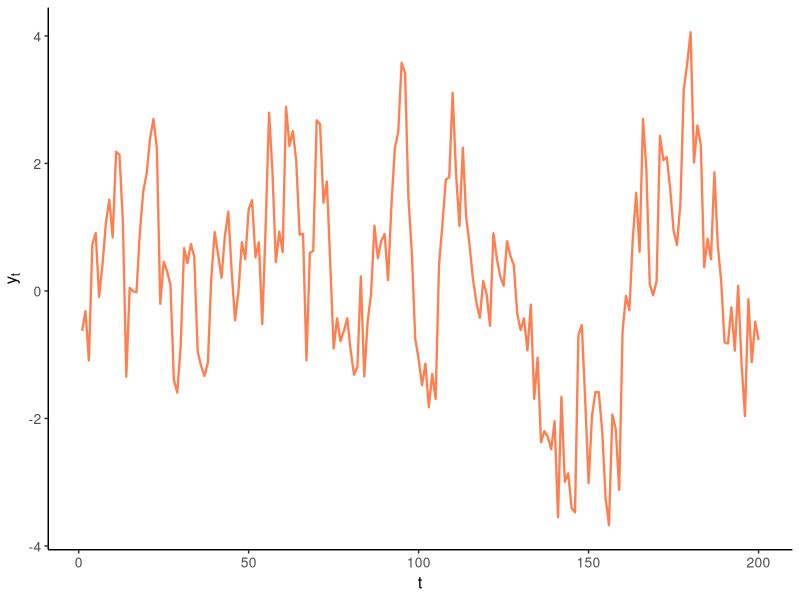

Reproduce this figure in R. (Note: this script raises an error after producing the figure.)
# load the libraries (install them if needed)
library(data.table)
library(ggplot2)

# generate sample time series
n <- 200
set.seed(1)
y <- rnorm(n)
for(i in 2:n){
  y[i] <- .8*y[i-1]+y[i]
}

# store in a data.table
dt <- data.table(date=1:n,y=y)

# plot the time series
gg_ts <- ggplot(dt,aes(x=date,y=y))+
  geom_line(linewidth=0.8,color="coral")+
  labs(x="t",y=expression(y[t]))+
  theme_classic()+
  theme(axis.title = element_text(size=12),axis.text = element_text(size=10))

# less information
dt[,`:=`(y1=shift(y,1),less=ifelse(date>100 & date<=150,y,NA),more=ifelse(date<=150,y,NA))]

reg_less <- lm(less~y1,data=dt)
reg_more <- lm(more~y1,data=dt)

sig_less <- summary(reg_less)$sigma


pow <- function(x,i){
  x <- x^i
  return(x)
}

multi_less <- pow(reg_less$coefficients["y1"],0:49)

var_less <- sig_less*cumsum(multiplier)



ggsave("figures/bitcoin.png",gg_ts,width=6.5,height=4.5,dpi="retina",device="png")
ggsave("figures/bitcoin.eps",gg_ts,width=6.5,height=4.5,dpi="retina",device="eps")


# obtain autocorrelations
maxlag <- 90
acf_dt <- data.table(k=c(1:maxlag),rho=c(acf(btc_dt$BTC,lag.max=maxlag,plot=F)[1:maxlag]$acf))

# plot the autocorrelogram
gg_acf <- ggplot(acf_dt,aes(x=k,y=rho))+
  geom_segment(aes(xend=k,yend=0),size=0.8,col="coral")+
  geom_hline(yintercept=0,size=.6,linetype=3)+
  geom_hline(yintercept=c(-1.96/sqrt(nrow(btc_dt)),1.96/sqrt(nrow(btc_dt))),size=.8,linetype=5,col="darkgray")+
  scale_x_continuous(breaks=seq(5,maxlag,5),labels=seq(5,maxlag,5))+
  labs(x="k",y=expression(hat(rho)))+
  coord_cartesian(ylim=c(0,1),xlim=c(4,maxlag-3))+
  theme_classic()+
  theme(axis.title = element_text(size=12),axis.text = element_text(size=10))

ggsave("figures/autocorrelogram.png",gg_acf,width=6.5,height=4.5,dpi="retina",device="png")
ggsave("figures/autocorrelogram.eps",gg_acf,width=6.5,height=4.5,dpi="retina",device="eps")


# perform a simple forecasting exercise
btc_dt[,`:=`(BTC_lag=shift(BTC,1),BTC_lag2=shift(BTC,2))]
btc_dt[,`:=`(RW=BTC_lag,MO=BTC_lag+(BTC_lag-BTC_lag2))]

btc_dt[,`:=`(e_RW=RW-BTC,e_MO=MO-BTC)]

btc_dt[,`:=`(a_RW=abs(e_RW),a_MO=abs(e_MO))]

btc_dt <- btc_dt[complete.cases(btc_dt)]

# forecast errors
e_dt <- btc_dt[,.(RW=a_RW,MO=a_MO)]

# long table (for plotting convenience)
e_lg <- melt(e_dt,measure.vars=c("RW","MO"))

e_lg$variable <- factor(e_lg$variable,levels=c("RW","MO"),labels = c("Random Walk","Momentum"))

# plot the densities of absolute forecast errors
gg_den <- ggplot(e_lg,aes(x=value,color=variable,fill=variable))+
  geom_density(alpha=.25)+
  scale_color_manual(values=c("coral","darkgray"))+
  scale_fill_manual(values=c("coral","darkgray"))+
  geom_vline(xintercept = c(mean(e_dt$RW),mean(e_dt$MO)),color=c("coral","darkgray"),size=1,linetype=5)+
  labs(x="Absolute forecast error ('000 US Dollars)",y="Density")+
  xlim(c(0,5))+
  theme_classic()+
  theme(axis.title = element_text(size=12),axis.text = element_text(size=10),legend.position = "top",legend.title = element_blank())

ggsave("figures/absolute_densities.png",gg_den,width=6.5,height=4.5,dpi="retina",device="png")
ggsave("figures/absolute_densities.eps",gg_den,width=6.5,height=4.5,dpi="retina",device="eps")
